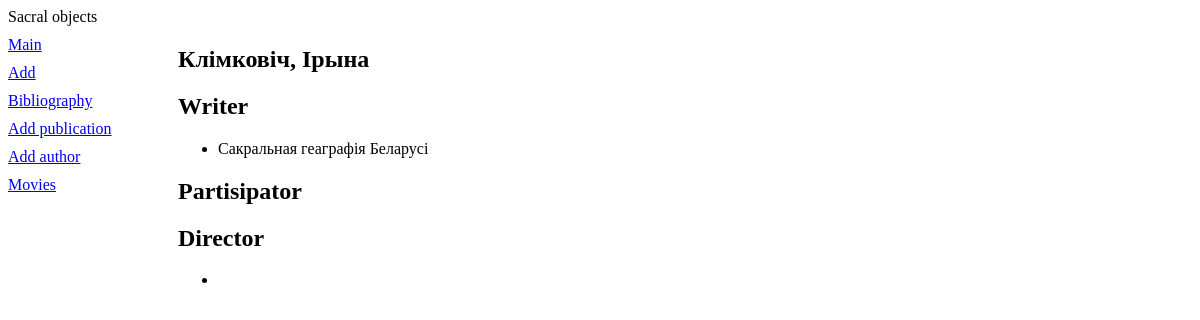
The page /authors/2/ on the database as committed earlier.
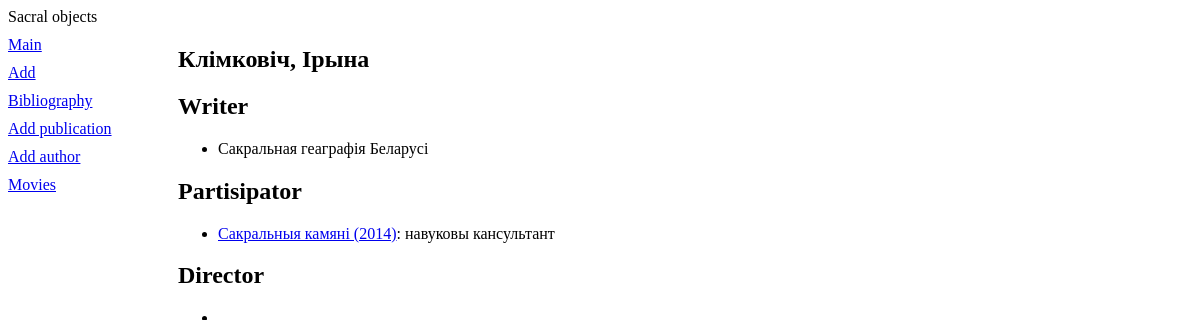
The same page on the database as committed later.
### volumbf/models.py (models this page shows)
class Authors(models.Model):
    author = models.CharField(max_length=50, verbose_name='Аўтар')
    publications = models.ManyToManyField(Mentions, related_name='authors', verbose_name='Публікацыі', blank=True)
    objects = AuthorManager()
    def __str__(self):
        return self.author
    class Meta:
        verbose_name_plural = 'Аўтары'
        verbose_name = 'Аўтар'
        ordering = ['author']

class Mentions(models.Model):
    work = models.TextField(verbose_name='Праца')
    year = models.PositiveIntegerField(blank=True, null=True)
    sacral_objects = models.ManyToManyField(Stones, related_name='mentions', verbose_name='Сакральны аб\'ект')
    def __str__(self):
        return self.work
    class Meta:
        verbose_name_plural = 'Узгадкі'
        verbose_name = 'Узгадка'
        ordering = ['work']

### movie/models.py (models this page shows, shortened)
class Role(models.Model):
    movie = models.ForeignKey(Movie, on_delete=models.DO_NOTHING, verbose_name='Фільм')
    author = models.ForeignKey(Authors, on_delete=models.DO_NOTHING, verbose_name='Аўтар')
    participation = models.CharField(max_length=140)
    class Meta:
        unique_together = ('movie', 'author', 'participation')
        verbose_name = 'Удзел'
        verbose_name_plural = 'Удзел'

class Movie(models.Model):
    DOCUMENTARY = 0
    ART = 1
    NEWSREEL = 2
    REPORTAGE = 3
    RATINGS = (
        (DOCUMENTARY, 'Знята ў час аўтэнтычнага абрада'),
        (ART, 'Мастацкае асэнсаванне'),
        (NEWSREEL, 'Апрацаваны запіс аўтэнтычнага абраду'),
        (REPORTAGE, 'Непасрэдная перадача падзеі'),
    )
    title = models.CharField(max_length=140)
    plot = models.TextField()
    year = models.PositiveIntegerField()
    rating = models.IntegerField(
        choices=RATINGS,
        default=DOCUMENTARY)
    director = models.ManyToManyField(to='volumbf.Authors', related_name='directed_by', blank=True)
    creators = models.ManyToManyField(to='volumbf.Authors', through='Role', related_name='created_by', blank=True)
    website = models.URLField(blank=True)
    objects = MovieManager()
    class Meta:
        ordering = ('-year', 'title')
        verbose_name = 'Фільм'
        verbose_name_plural = 'Фільмы'
    def __str__(self):
        return '{} ({})'.format(self.title, self.year)

### volumbf/views.py (the view)
# urls.py: path('authors/<int:pk>/', AuthorDetail.as_view(), name='authors_detail'),
class AuthorDetail(DetailView):
    queryset = Authors.objects.all_with_prefetch_movies_and_mentions()

### volumbf/templates/volumbf/authors_detail.html (shortened to what this page needs)
{% extends "layout/basic.html" %}
{% block content %}
    <h1>{{ object }}</h1>
    <h2>Writer</h2>
        <ul >
            {% for publication in object.publications.all %}
                <li >
                     {{ publication }}
                </li>
            {% endfor %}
        </ul>
    <h2>Partisipator</h2>
            <ul >
            {% for role in object.role_set.all %}
                <li >
                    <a href="{% url 'movie:MovieDetail' role.movie.id %}"> {{ role.movie }}</a>:
                    {{ role.participation }}
                </li>
            {% endfor %}
        </ul>
    <h2>Director</h2>
        <ul >
                <li >
                </li>
        </ul>
{% endblock %}

### volumbf/templates/layout/basic.html (shortened to what this page needs)
{% load static %}
<!DOCTYPE html>
<html>
	<head>
		<link rel="stylesheet" type="text/css"
		href="{% static 'volumbf/style.css' %}">
	</head>
	<body>
		<header>
			<hl>Sacral objects</hl>
		</header>
		<nav>
			<a href="{% url 'index' %}">Main</a>
			<a href="{% url 'add' %}">Add</a>
			<a href="{% url 'bibliography' %}">Bibliography</a>
			<a href="{% url 'addPublication' %}">Add publication</a>
			<a href="{% url 'addAuthor' %}">Add author</a>
			<a href="/movies/">Movies</a>
		</nav>
		<section>
		{% block content %}
		{% endblock %}
		</section>
	</body>
</html>

### volumbf/static/volumbf/style.css (style rules this page uses)
nav { front-size: 16pt; width: 150px; float: left; }
nav a { display: block; margin: 10px 0px; }
section { margin-left: 170px; }

Rows that differ between the two databases and show on the page:
added Role: movie "Сакральныя камяні (2014)", participation "навуковы кансультант"
